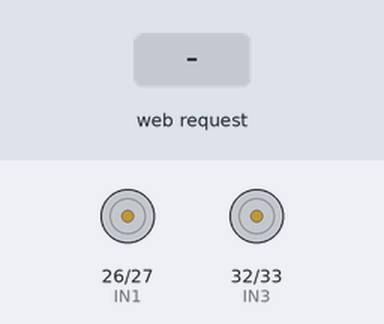
This sketch was run on a simulated ESP32. Shown: motor-driver pin pairs drawn as motors (green arrow = first pin HIGH = forward, orange = second pin HIGH = backward, longer = more drive, scaled by the enable pin). The inputs (shaded band) are chosen by the test bench. WiFi joins after 1.5 s; servers stay silent unless stated; what the sketch prints to the serial monitor is not drawn.

Above: at 4.2 s.
4.3 s: HTTP request GET /speed?level=low received
5.8 s: HTTP request GET /move?direction=forward received
At 6.5 s:
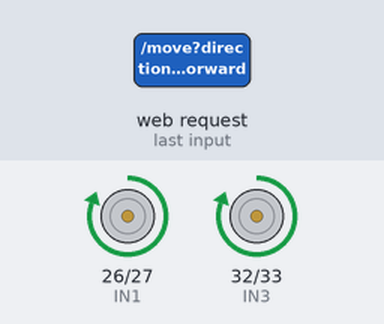
Timing chart, 0 to 8.8 s (numbered marks = the images above; inputs shaded):
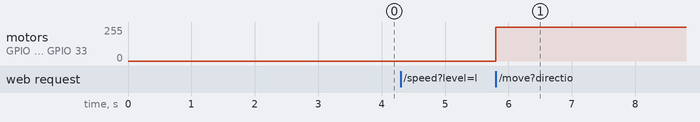

The sketch:

smart-car-robot-script.ino
```cpp
#include <WiFi.h>
#include <AsyncTCP.h>
#include <ESPAsyncWebServer.h>

const char* ssid = ""; // your wifi ssid
const char* password = ""; // your wifi password

int ENA_pin = 25;
int ENB_pin = 14;
int IN1 = 26;
int IN2 = 27;
int IN3 = 32;
int IN4 = 33;

const int frequency = 500;
const int pwm_channel = 0;
const int resolution = 8;

int currentSpeed = 0;

AsyncWebServer server(80);

const char index_html[] PROGMEM = R"rawliteral(
<!DOCTYPE html>
<html>
  <head>
    <meta name="viewport" content="width=device-width, initial-scale=1" />
    <title>Remot Control Motor DC</title>
    <style>
      html {
        font-family: system-ui, -apple-system, BlinkMacSystemFont, "Segoe UI",
          Roboto, Oxygen, Ubuntu, Cantarell, "Open Sans", "Helvetica Neue",
          sans-serif;
        text-align: center;
      }
      h2 {
        font-size: 23px;
      }
      p {
        font-size: 16px;
      }
      body {
        width: 100%;
        height: 100vh;
      }

      input,
      label {
        width: 80px;
        padding: 7px 12px;
        margin: 5px;
        border-radius: 5px;
        outline: none;
        border: 2px solid #f2f2f2;
        color: #ffffff;
        background-color: #000000;
      }

      input:hover,
      label:hover {
        cursor: pointer;
        background-color: #65b741;
      }

      input:active {
        background-color: #65b741;
      }

      input[type="radio"] {
        display: none;
      }

      input[type="radio"]:checked ~ label {
        background-color: #65b741;
      }

      .container-speed-btn {
        display: flex;
        justify-content: center;
      }

      .center-direction-btn {
        display: flex;
        justify-content: center;
      }
    </style>
  </head>
  <body>
    <h2>Speed</h2>
    <div class="container-speed-btn">
      <p>
        <input
          type="radio"
          onclick="speed('low')"
          value="Low"
          id="low-btn"
          name="speed"
        />
        <label for="low-btn">Low</label>
      </p>
      <p>
        <input
          type="radio"
          onclick="speed('mid')"
          value="Mid"
          id="mid-btn"
          name="speed"
        />
        <label for="mid-btn">Mid</label>
      </p>
      <p>
        <input
          type="radio"
          onclick="speed('high')"
          value="High"
          id="high-btn"
          name="speed"
        />
        <label for="high-btn">High</label>
      </p>
    </div>
    <h2>Direction</h2>
    <p>
      <input type="button" onclick="move('forward')" value="Forward" />
    </p>
    <div class="center-direction-btn">
      <p>
        <input type="button" onclick="move('left')" value="Left" />
      </p>
      <p>
        <input type="button" onclick="move('stop')" value="Stop" />
      </p>
      <p>
        <input type="button" onclick="move('right')" value="Right" />
      </p>
    </div>
    <p>
      <input type="button" onclick="move('backward')" value="Backward" />
    </p>
    <script>
      // select speed func
      function speed(level) {
        var xhr = new XMLHttpRequest();
        xhr.open("GET", "/speed?level=" + level, true);
        xhr.send();
      }

      // direction
      function move(direction) {
        var xhr = new XMLHttpRequest();
        xhr.open("GET", "/move?direction=" + direction, true);
        xhr.send();
      }

      // stop
      function stop() {
        var xhr = new XMLHttpRequest();
        xhr.open("GET", "/move?direction=stop", true);
        xhr.send();
      }
    </script>
  </body>
</html>
)rawliteral";

void setSpeed(int speedLevel) {
  currentSpeed = speedLevel;
  ledcWrite(pwm_channel, map(currentSpeed, 0, 100, 0, 255));
}

void setup(){
  Serial.begin(115200);
  delay(1000);
  pinMode(ENA_pin, OUTPUT);
  pinMode(ENB_pin, OUTPUT);
  pinMode(IN1, OUTPUT);
  pinMode(IN2, OUTPUT);
  pinMode(IN3, OUTPUT);
  pinMode(IN4, OUTPUT);

  ledcSetup(pwm_channel, frequency, resolution);
  ledcAttachPin(ENA_pin, pwm_channel);
  ledcAttachPin(ENB_pin, pwm_channel);
  ledcWrite(pwm_channel, 0);

  digitalWrite(IN1, LOW);
  digitalWrite(IN2, LOW);
  digitalWrite(IN3, LOW);
  digitalWrite(IN4, LOW);

  connectWiFi();

    server.on("/", HTTP_GET, [](AsyncWebServerRequest *request){
    request->send_P(200, "text/html", index_html);
  });

  // speed setting
server.on("/speed", HTTP_GET, [] (AsyncWebServerRequest *request) {
  String level;
  if (request->hasParam("level")) {
    level = request->getParam("level")->value();
    if (level == "low") {
      setSpeed(215); // Sesuaikan nilai kecepatan rendah
    } else if (level == "mid") {
      setSpeed(235); // Sesuaikan nilai kecepatan sedang
    } else if (level == "high") {
      setSpeed(255); // Sesuaikan nilai kecepatan tinggi
    }
  }
  request->send(200, "text/plain", "OK");
});


  // direction setting
  server.on("/move", HTTP_GET, [] (AsyncWebServerRequest *request) {
    String direction;
    if (request->hasParam("direction")) {
      direction = request->getParam("direction")->value();
      if (direction == "forward") {
        digitalWrite(IN1, HIGH);
        digitalWrite(IN2, LOW);
        digitalWrite(IN3, HIGH);
        digitalWrite(IN4, LOW);
      } else if (direction == "backward") {
        digitalWrite(IN1, LOW);
        digitalWrite(IN2, HIGH);
        digitalWrite(IN3, LOW);
        digitalWrite(IN4, HIGH);
      } else if (direction == "left") {

        digitalWrite(IN1, HIGH);
        digitalWrite(IN2, LOW);
        digitalWrite(IN3, LOW);
        digitalWrite(IN4, HIGH);
      } else if (direction == "right") {
        digitalWrite(IN1, LOW);
        digitalWrite(IN2, HIGH);
        digitalWrite(IN3, HIGH);
        digitalWrite(IN4, LOW);
      } else if (direction == "stop") {
        digitalWrite(IN1, LOW);
        digitalWrite(IN2, LOW);
        digitalWrite(IN3, LOW);
        digitalWrite(IN4, LOW);
      }
    }
    request->send(200, "text/plain", "OK");
  });

  server.begin();
}

void loop() {

}

void connectWiFi() {
  WiFi.begin(ssid, password);
  while (WiFi.status() != WL_CONNECTED) {
    delay(1000);
    Serial.println("Connecting...");
  }

  Serial.println(WiFi.localIP());
}
```

Measured:
- after the input at 5.8 s, motor on GPIO 26 (IN1) / GPIO 27 (IN2), motor on GPIO 32 (IN3) / GPIO 33 (IN4): stopped → forward 255/255 at once
